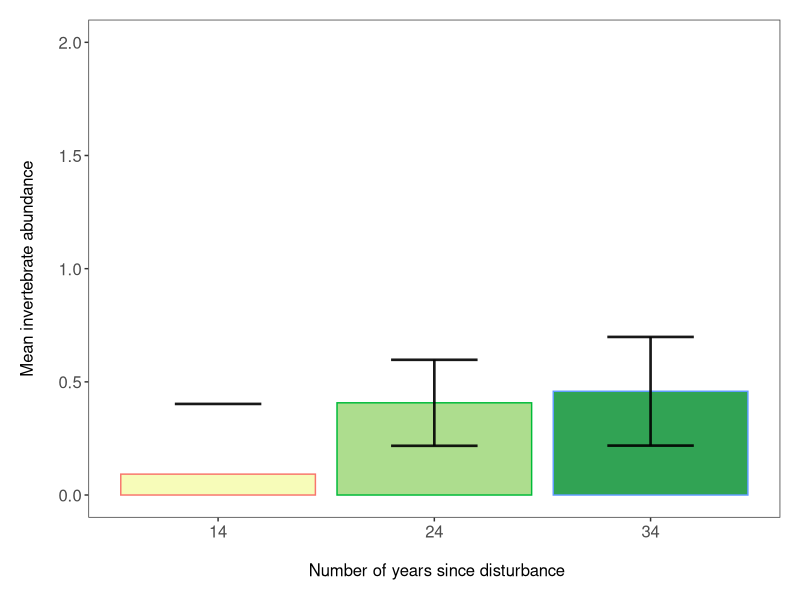
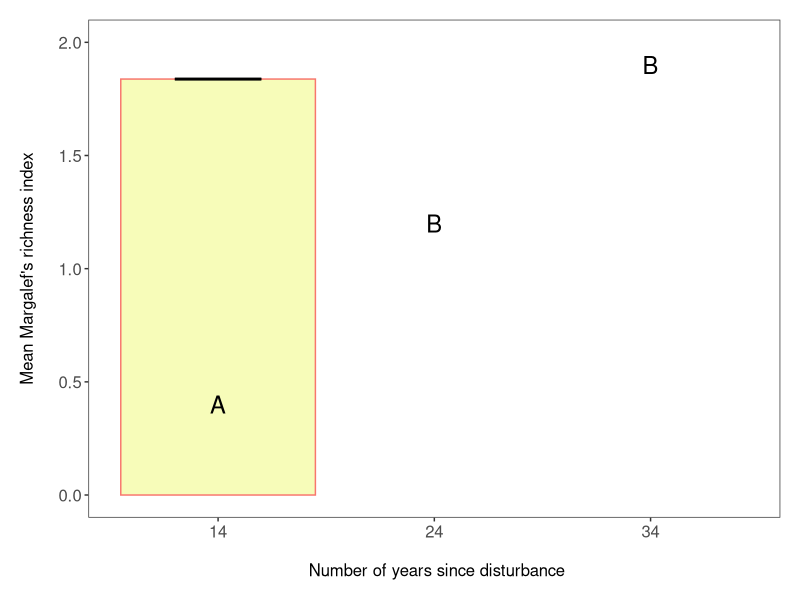
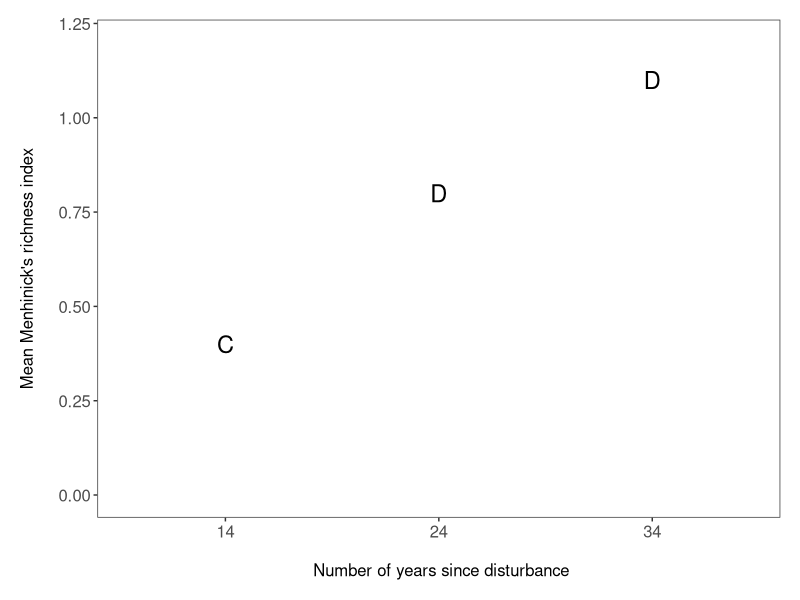
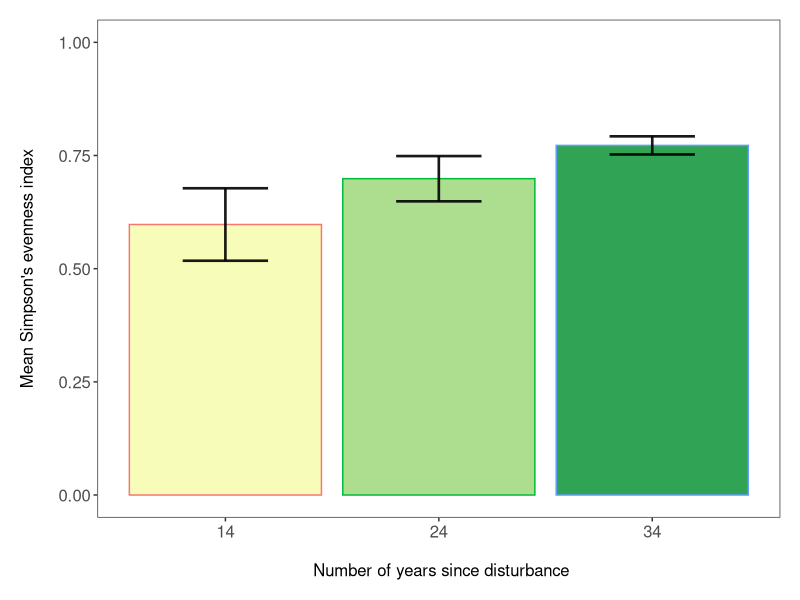
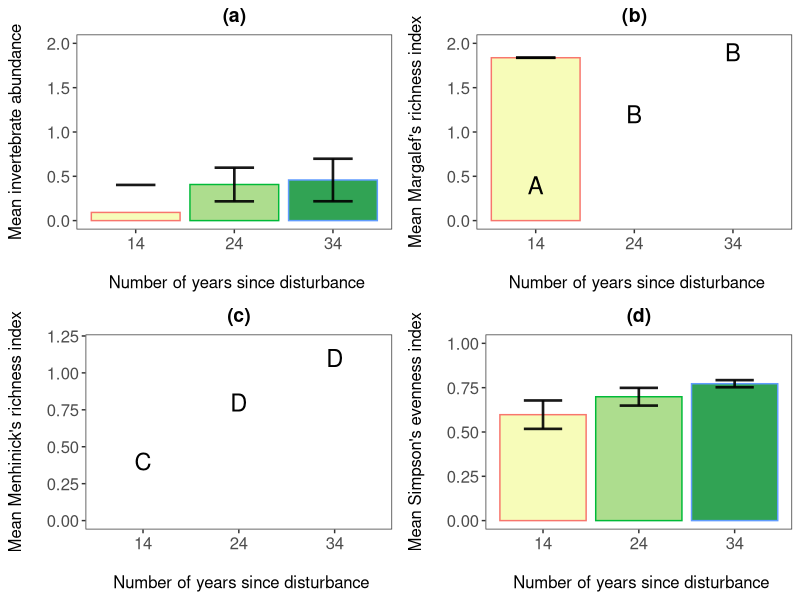

The R script that drew these images, in order:
#Laura Barraclough
#Started: 15/02/2022
#email: s1729795@ed.ac.uk

#The aim of this script is to change the year axis to number of years since last disturbance.
#I will also try to make the script more efficient by writing the common code as a theme.

# Work Flow
# 1. (i) Load libraries and data frame
#    (ii) Save common code as a theme
# 2. Plot various bar charts without ant numbers
#   (i) Abundance
#   (ii) Margalef's index
#   (iii) Menhinick's index
#   (iv) Simpson's index
# 3. Make these into a panel

# 1. (i) Load libraries and data frame ----
library(tidyverse)
library(gridExtra)

getwd()
setwd("C:/Users/lcbar/OneDrive/Documents/Dissertation_proj/undergrad_dissertation")
sum_data2 <- read.csv("sum_data_noants3.csv")
#check data frame loaded properly
View(sum_data2)
str(sum_data2)

#years since felled needs to be a character
sum_data2$years_since_disturbance <- as.character(sum_data2$years_since_disturbance)
sum_data2 <- sum_data2 %>% 
  na.omit()

#   (ii) Create theme function to reduce script length
theme_lb <- function(){
  theme_bw() +
    theme(panel.grid = element_blank(), 
          axis.text = element_text(size = 12), 
          axis.title = element_text(size = 12), 
          plot.title = element_text(size = 14, hjust = 0.5, face = "bold"),
          plot.margin = unit(c(0.5, 0.5, 0.5, 0.5), units = ,"cm"),
          legend.position = "none")
}

tree.palette <- c("#f7fcb9","#addd8e", "#31a354")

# 2. Plot various bar charts without ant numbers ----
#   (i) Abundance
summary1.2 <- dplyr :: select(sum_data2, year = years_since_disturbance, abun = Abun_per_area)

mean_table1.2 <- group_by(summary1.2, year) %>% 
  summarise(abun.mean = mean(abun)) %>% 
  ungroup() %>% 
  na.omit()

mean_table1.2 <- mean_table1.2 %>% 
  mutate(mean_table1.2, sd = c(0.31, 0.19, 0.24))

(mean.abun_bar3 <- ggplot(mean_table1.2, aes(x = year, y = abun.mean, colour = year,
                                             fill = year)) +
   geom_histogram(stat = "identity", position = "dodge") + 
   scale_y_continuous(limits = c(0, 2)) +
  scale_fill_manual(values = tree.palette) +
   labs(x = "\n Number of years since disturbance", y = "Mean invertebrate abundance\n") +
    theme_lb() +
    geom_errorbar(aes(x = year, ymin = abun.mean-sd, ymax = abun.mean+sd),
                  width = 0.4, colour = "black", alpha = 0.9, size = 0.9)
)

#ggsave(mean.abun_bar3, file = "Graphs/abun_bar3.png", width = 5, height = 5)

#   (ii) Margalef's index
summary2.2 <- dplyr :: select(sum_data2, year = years_since_disturbance, MRI = Margalefs_RI)

mean_table2.2 <- group_by(summary2.2, year) %>% 
  summarise(MRI_mean = mean(MRI)) %>% 
  ungroup() %>% 
  na.omit() %>% 
  mutate( ., sd = c(0, 0.14, 0.09))

(mean_MRI_bar.3 <- ggplot(mean_table2.2, aes(x = year, y = MRI_mean, colour = year,
                                             fill = year)) +
    geom_histogram(stat = "identity", position = "dodge") + 
    scale_y_continuous(limits = c(0, 2)) +
    scale_fill_manual(values = tree.palette) +
    labs(x = "\n Number of years since disturbance", y = "Mean Margalef's richness index\n") + 
    theme_lb() +
    geom_errorbar(aes(x = year, ymin = MRI_mean-sd, ymax = MRI_mean+sd),
                  width = 0.4, colour = "black", alpha = 0.9, size = 0.9) +
    annotate("text", x  = 1, y = 0.4, label = "A", size = 6) +
    annotate("text", x = 2, y = 1.2, label = "B", size = 6) +
    annotate("text", x = 3, y = 1.9, label = "B", size = 6)
)

#ggsave(mean_MRI_bar.3, file = "Graphs/MRI_bar3.png", width = 5, height = 5)

#   (iii) Menhinick's index
summary3.2 <- dplyr :: select(sum_data2, year = years_since_disturbance, MeRI = Menhinicks_RI)

mean_table3.2 <- group_by(summary3.2, year) %>% 
  summarise(MeRI_mean = mean(MeRI)) %>% 
  ungroup() %>% 
  mutate( ., sd = c(0.04, 0.06, 0.09))

(mean_MeRI_bar.3 <- ggplot(mean_table3.2, aes(x = year, y = MeRI_mean, colour = year,
                                              fill = year)) +
    geom_histogram(stat = "identity", position = "dodge") + 
    scale_y_continuous(limits = c(0, 1.2)) +
    scale_fill_manual(values = tree.palette) +
    labs(x = "\n Number of years since disturbance", y = "Mean Menhinick's richness index\n") + 
    theme_lb() +
    geom_errorbar(aes(x = year, ymin = MeRI_mean-sd, ymax = MeRI_mean+sd),
                  width = 0.4, colour = "black", alpha = 0.9, size = 0.9) +
    annotate("text", x = 1, y = 0.4, label = "C", size = 6) +
    annotate("text", x = 2, y = 0.8, label = "D", size = 6) +
    annotate("text", x = 3, y = 1.1, label = "D", size = 6)
)

#ggsave(mean_MeRI_bar.3, file = "Graphs/MeRI_bar3.png", height = 5, width = 5)

#   (iv) Simpson's index
summary4.2 <- dplyr :: select(sum_data2, year = years_since_disturbance, SEI = Simpsons_EI)

mean_table4.2 <- group_by(summary4.2, year) %>% 
  summarise(SEI_mean = mean(SEI)) %>% 
  ungroup() %>% 
  mutate( ., sd = c(0.08, 0.05, 0.02))

(mean_SEI_bar.3 <- ggplot(mean_table4.2, aes(x = year, y = SEI_mean, colour = year,
                                             fill = year)) +
    geom_histogram(stat = "identity", position = "dodge") + 
    scale_y_continuous(limits = c(0, 1)) +
    scale_fill_manual(values = tree.palette) +
    labs(x = "\n Number of years since disturbance", y = "Mean Simpson's evenness index\n") + 
    theme_lb() +
    geom_errorbar(aes(x = year, ymin = SEI_mean-sd, ymax = SEI_mean+sd),
                  width = 0.4, colour = "black", alpha = 0.9, size = 0.9)
)

#ggsave(mean_SEI_bar.3, file = "Graphs/SEI_bar3.png", height = 5, width = 5)


# 3. Plot as panel ----
hyp1.5sum_panel <- grid.arrange(
  mean.abun_bar3 + ggtitle("(a)") + 
    theme(plot.margin = unit(c(0.2,0.2,0.2,0.2), units = "cm")),
  mean_MRI_bar.3 + ggtitle("(b)") + 
    theme(plot.margin = unit(c(0.2,0.2,0.2,0.2), units = "cm")),
  mean_MeRI_bar.3 + ggtitle("(c)") + 
    theme(plot.margin = unit(c(0.2,0.2,0.2,0.2), units = "cm")),
  mean_SEI_bar.3 + ggtitle("(d)") + 
    theme(plot.margin = unit(c(0.2,0.2,0.2,0.2), units = "cm")),
  ncol = 2)
#ggsave(hyp1.5sum_panel, file= "Graphs/hyp1_panel5sum.png", width = 10, height = 12)

